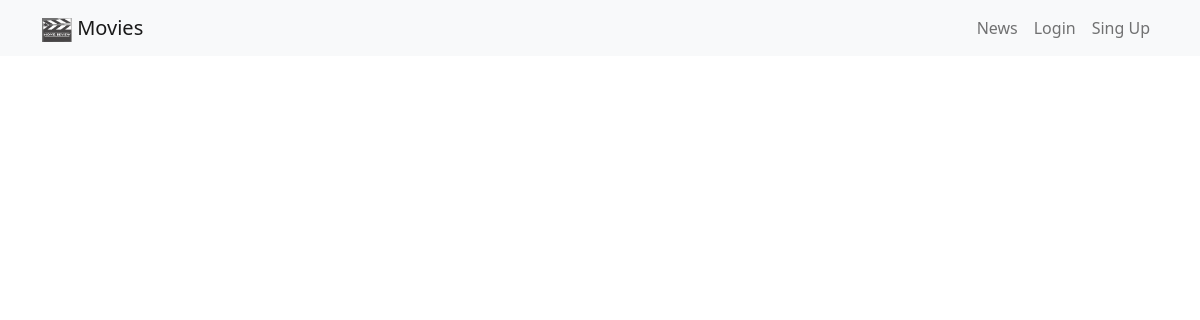
The page /news/ on the database as committed earlier.
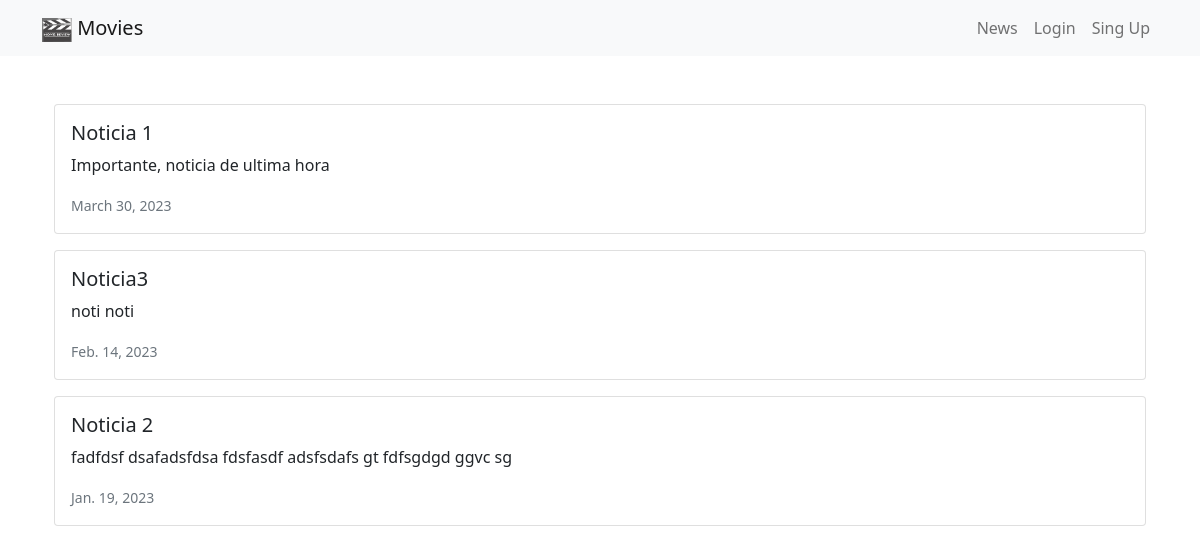
The same page on the database as committed later.
### news/models.py (models this page shows, shortened)
class News(models.Model):
    headline = models.CharField(max_length=200)
    body = models.TextField()
    date = models.DateField()

### news/views.py (the view)
# urls.py: path('', views.news, name='news'),
def news(request):
    newss = News.objects.all().order_by('-date')
    return render(request, 'news.html', {'newss' : newss})

### news/templates/news.html (shortened to what this page needs)
<!doctype html>
<html lang="en">
  <head>
    <link href="https://cdn.jsdelivr.net/npm/bootstrap@5.0.2/dist/css/bootstrap.min.css" rel="stylesheet">
  </head>
  <body>
    {% extends 'base.html' %}
    {% block content %}
    <div class="container mt-5">
        {% for news in newss %}
        <div class="card mb-3">
            <div class="row-g-0">
                <div>
                    <div class="card-body">
                        <h5 class="card-title">{{ news.headline }}</h5>
                        <p class="card-text">{{ news.body }}</p>
                        <p class="card-text"><small class="text-muted">
                            {{ news.date }}
                        </small></p>
                    </div>
                </div>
            </div>
        </div>
        {% endfor %}
    </div>
    {% endblock content %}

### shoppyFast/templates/base.html (shortened to what this page needs)
<!doctype html>
<html lang="en">
  <head>
    <link href="https://cdn.jsdelivr.net/npm/bootstrap@5.0.2/dist/css/bootstrap.min.css" rel="stylesheet">
  </head>
  <body>
    <nav class="navbar navbar-expand-lg navbar-light bg-light mb-3">
        <div class="container">
            <a class="navbar-brand" href="{% url 'home' %}" >
                {% load static %}
                <img src="{% static 'images/logo.png' %}" alt="" width="30" height="24">
                Movies
            </a>
            <div class="collapse navbar-collapse" id="navbarNavAltMarkup">
                <div class="navbar-nav ms-auto">
                    <a class="nav-link" href="{% url 'news' %}">News</a>
                    <a class="nav-link" href="#">Login</a>
                    <a class="nav-link" href="#">Sing Up</a>
                </div>
            </div>
        </div>
    </nav>
    <div class="container">
        {% block content %}
        {% endblock content %}
    </div>
    </body>
</html>

Rows that differ between the two databases and show on the page:
added News: headline "Noticia 1", body "Importante, noticia de ultima hora", date "March 30, 2023"
added News: headline "Noticia3", body "noti noti", date "Feb. 14, 2023"
added News: headline "Noticia 2", body "fadfdsf dsafadsfdsa fdsfasdf adsfsdafs gt fdfsgdgd ggvc sg", date "Jan. 19, 2023"
